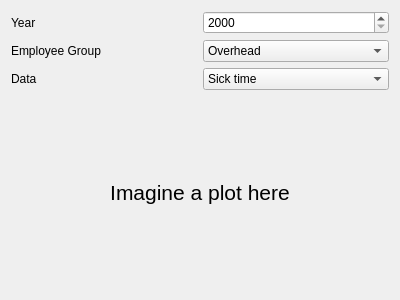
<?xml version="1.0" encoding="UTF-8"?>
<ui version="4.0">
 <class>Dashlet</class>
 <widget class="QWidget" name="Dashlet">
  <property name="geometry">
   <rect>
    <x>0</x>
    <y>0</y>
    <width>400</width>
    <height>300</height>
   </rect>
  </property>
  <property name="windowTitle">
   <string>Form</string>
  </property>
  <layout class="QVBoxLayout" name="verticalLayout" stretch="0,1">
   <item>
    <layout class="QGridLayout" name="gridLayout">
     <item row="0" column="0">
      <widget class="QLabel" name="label">
       <property name="text">
        <string>Year</string>
       </property>
      </widget>
     </item>
     <item row="0" column="1">
      <widget class="QSpinBox" name="year">
       <property name="minimum">
        <number>2000</number>
       </property>
       <property name="maximum">
        <number>2100</number>
       </property>
      </widget>
     </item>
     <item row="1" column="0">
      <widget class="QLabel" name="label_2">
       <property name="text">
        <string>Employee Group</string>
       </property>
      </widget>
     </item>
     <item row="1" column="1">
      <widget class="QComboBox" name="employeeGroup">
       <item>
        <property name="text">
         <string>Overhead</string>
        </property>
       </item>
       <item>
        <property name="text">
         <string>Teamlead</string>
        </property>
       </item>
       <item>
        <property name="text">
         <string>Developer</string>
        </property>
       </item>
       <item>
        <property name="text">
         <string>Admin</string>
        </property>
       </item>
       <item>
        <property name="text">
         <string>Sysadmin</string>
        </property>
       </item>
      </widget>
     </item>
     <item row="2" column="0">
      <widget class="QLabel" name="label_3">
       <property name="text">
        <string>Data</string>
       </property>
      </widget>
     </item>
     <item row="2" column="1">
      <widget class="QComboBox" name="data">
       <item>
        <property name="text">
         <string>Sick time</string>
        </property>
       </item>
       <item>
        <property name="text">
         <string>Overtime</string>
        </property>
       </item>
       <item>
        <property name="text">
         <string>Salary</string>
        </property>
       </item>
      </widget>
     </item>
    </layout>
   </item>
   <item>
    <widget class="QLabel" name="plot">
     <property name="font">
      <font>
       <pointsize>16</pointsize>
      </font>
     </property>
     <property name="text">
      <string>Imagine a plot here</string>
     </property>
     <property name="alignment">
      <set>Qt::AlignCenter</set>
     </property>
    </widget>
   </item>
  </layout>
 </widget>
 <resources/>
 <connections/>
</ui>
